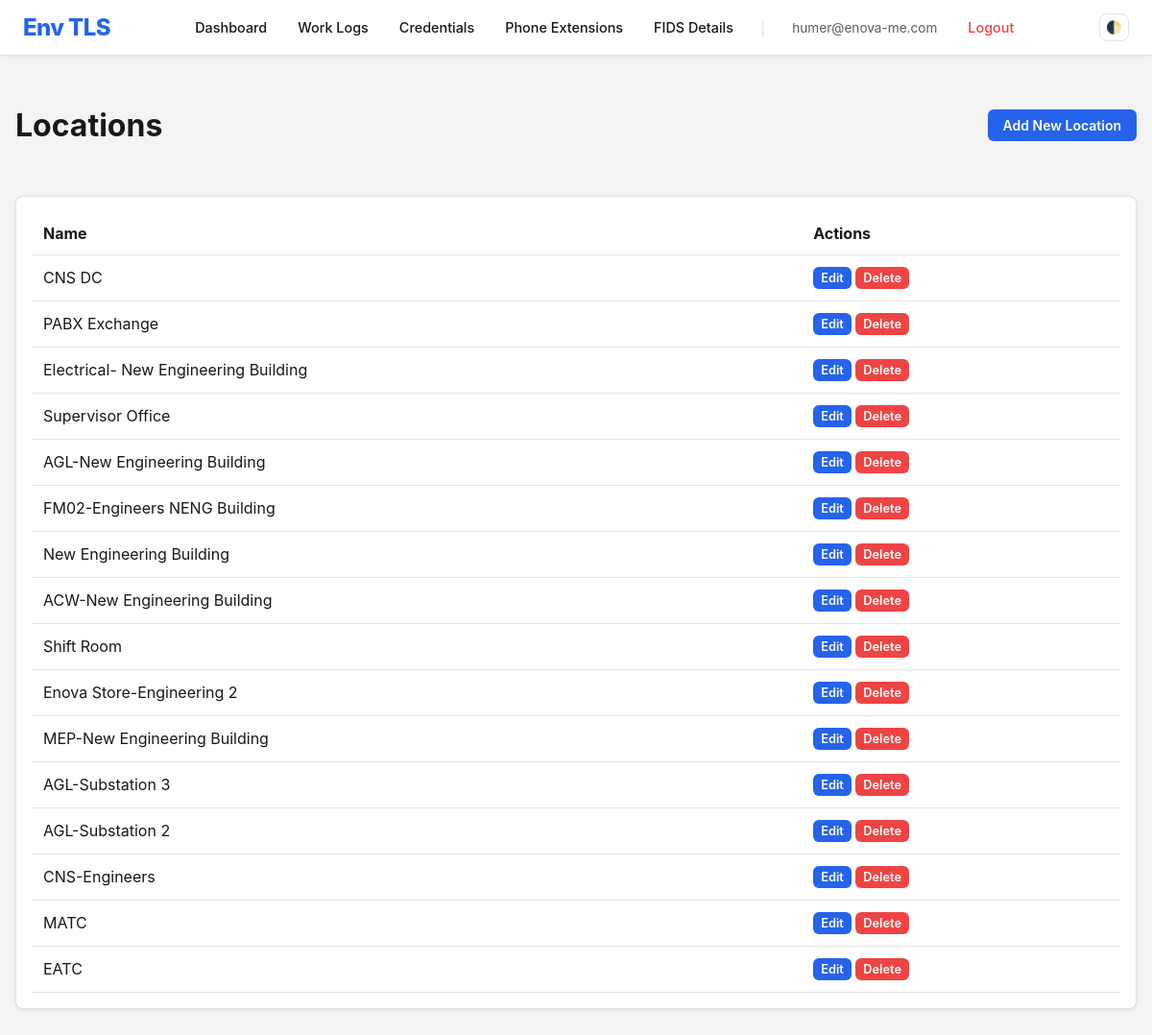
Screenshot of /credentials/locations/ (signed in) with the database file from the repository.
### credential_manager/models.py (models this page shows, shortened)
class Location(models.Model):
    name = models.CharField(max_length=200, unique=True)
    created = models.DateTimeField(auto_now_add=True)

### credential_manager/views.py (the view)
# urls.py: path('locations/', views.LocationListView.as_view(), name='location_list'),
class LocationListView(LoginRequiredMixin, ListView):
    model = Location
    template_name = 'credential_manager/location_list.html'

### credential_manager/templates/credential_manager/location_list.html
{% extends 'base.html' %}
{% block content %}
<div style="display: flex; justify-content: space-between; align-items: center; margin-bottom: 2rem;">
    <h1>Locations</h1>
    <a href="{% url 'location_create' %}" class="btn btn-primary">Add New Location</a>
</div>
<div class="card">
    <table>
        <thead>
            <tr>
                <th>Name</th>
                <th>Actions</th>
            </tr>
        </thead>
        <tbody>
            {% for location in object_list %}
            <tr>
                <td>{{ location.name }}</td>
                <td>
                    <a href="{% url 'location_update' location.pk %}" class="btn btn-primary"
                        style="padding: 0.25rem 0.5rem; font-size: 0.8rem;">Edit</a>
                    <a href="{% url 'location_delete' location.pk %}" class="btn btn-danger"
                        style="padding: 0.25rem 0.5rem; font-size: 0.8rem;">Delete</a>
                </td>
            </tr>
            {% empty %}
            <tr>
                <td colspan="2">No locations found.</td>
            </tr>
            {% endfor %}
        </tbody>
    </table>
</div>
{% endblock %}

### templates/base.html (shortened to what this page needs)
<!DOCTYPE html>
<html lang="en">
<head>
</head>
<body>
  <nav class="navbar">
    <a href="{% url 'dashboard' %}" class="navbar-brand">Env TLS</a>
    <div class="nav-menu" id="navMenu">
      {% if user.is_authenticated %}
      <a href="{% url 'dashboard' %}" class="nav-link">Dashboard</a>
      <a href="{% url 'worklog_list' %}" class="nav-link">Work Logs</a>
      <a href="{% url 'credential_list' %}" class="nav-link">Credentials</a>
      <a href="{% url 'phone_extension_list' %}" class="nav-link">Phone Extensions</a>
      <a href="{% url 'fids_list' %}" class="nav-link">FIDS Details</a>
      <span class="nav-divider" style="margin: 0 0.5rem; color: var(--border-color)">|</span>
      <span style="font-size: 0.85rem; opacity: 0.7; padding: 0.5rem 0.75rem">{{ user.username }}</span>
      <a href="{% url 'logout' %}" class="nav-link" style="color: var(--danger-color)">Logout</a>
      {% else %}
      <a href="{% url 'login' %}" class="nav-link">Login</a>
      {% endif %}
    </div>
    <div style="display: flex; align-items: center; gap: 0.75rem">
      <button class="theme-toggle" onclick="toggleTheme()" title="Toggle Dark Mode">
        🌓
      </button>
    </div>
  </nav>
  <div class="container">{% block content %} {% endblock %}</div>
</body>
</html>

### templates/base.html (style rules this page uses)
:root { --bg-color: #f4f4f5; --text-color: #18181b; --card-bg: #ffffff; --border-color: #e4e4e7; --primary-color: #2563eb; --primary-hover: #1d4ed8; --danger-color: #ef4444; }
body { font-family: -apple-system, BlinkMacSystemFont, "Segoe UI", Roboto, "Helvetica Neue", Arial, sans-serif; background-color: var(--bg-color); color: var(--text-color); margin: 0; padding: 0; transition: background-color 0.3s, color 0.3s; }
.navbar { background-color: var(--card-bg); border-bottom: 1px solid var(--border-color); padding: 0.75rem 1.5rem; display: flex; justify-content: space-between; align-items: center; position: sticky; top: 0; z-index: 1000; box-shadow: 0 2px 4px rgba(0, 0, 0, 0.05); }
.navbar-brand { font-size: 1.5rem; font-weight: 800; text-decoration: none; color: var(--primary-color); letter-spacing: -0.025em; }
.nav-menu { display: flex; align-items: center; gap: 0.5rem; }
.nav-link { text-decoration: none; color: var(--text-color); padding: 0.5rem 0.75rem; font-weight: 500; border-radius: 0.5rem; transition: all 0.2s; font-size: 0.9rem; }
.container { max-width: 1200px; margin: 2rem auto; padding: 0 1rem; }
.btn { display: inline-block; padding: 0.5rem 1rem; border-radius: 0.375rem; text-decoration: none; cursor: pointer; border: none; font-size: 0.875rem; font-weight: 600; transition: background-color 0.2s; }
.btn-primary { background-color: var(--primary-color); color: white; }
.btn-danger { background-color: var(--danger-color); color: white; }
.theme-toggle { cursor: pointer; background: none; border: 1px solid var(--border-color); color: var(--text-color); padding: 0.4rem; border-radius: 0.5rem; display: flex; align-items: center; justify-content: center; transition: all 0.2s; }
.card { background-color: var(--card-bg); border: 1px solid var(--border-color); border-radius: 0.5rem; padding: 1rem; box-shadow: 0 1px 3px 0 rgba(0, 0, 0, 0.1); }
table { width: 100%; border-collapse: collapse; }
th, td { text-align: left; padding: 0.75rem; border-bottom: 1px solid var(--border-color); }

### rows the page displays
Location: name "CNS DC"
Location: name "PABX Exchange"
Location: name "Electrical- New Engineering Building"
Location: name "Supervisor Office"
Location: name "AGL-New Engineering Building"
Location: name "FM02-Engineers NENG Building"
Location: name "New Engineering Building"
Location: name "ACW-New Engineering Building"
Location: name "Shift Room"
Location: name "Enova Store-Engineering 2"
Location: name "MEP-New Engineering Building"
Location: name "AGL-Substation 3"
Location: name "AGL-Substation 2"
Location: name "CNS-Engineers"
Location: name "MATC"
Location: name "EATC"

### other values shown
{{ user.username }} "humer@enova-me.com"
